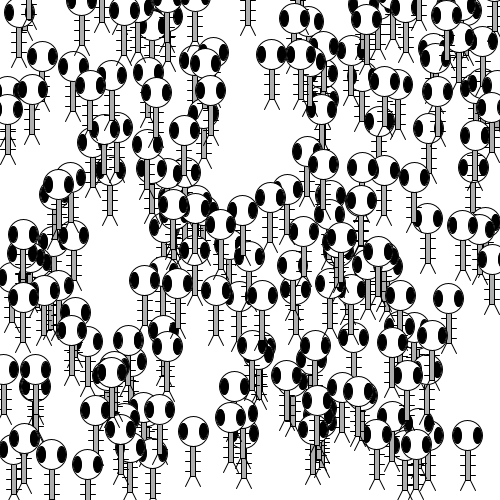
Frame 1 (no input)
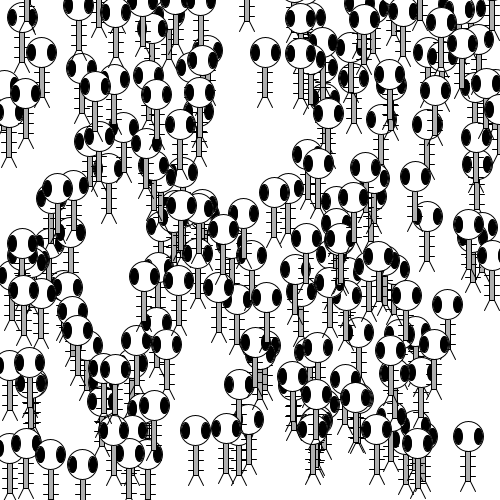
Frame 60 (the mouse pressed at the canvas centre just before this capture)
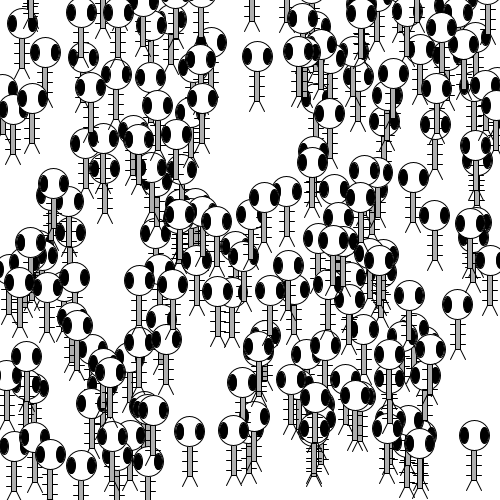
Frame 120 (the mouse held since frame 60 and released just before this capture)

The Processing sketch that drew these frames (run headless with seeded random() and noise(); from frame 60 on, the mouse is pressed at the canvas centre):

// Processing sketch: processing_104302
// ── processing_104302.pde

Zoog [] zoogies = new Zoog[200];

void setup() {
 size(500, 500);
 smooth();
 for (int i = 0; i < zoogies.length; i ++) {
  zoogies[i] = new Zoog(random(width), random(height), 30, 30, 8);
 } 
}

void draw() {
 background(255);
 for (int i = 0; i < zoogies.length; i++) {
  zoogies[i].display();
  zoogies[i].jiggle();
 } 
}

class Zoog {
 float x, y, w, h, eyeSize;

 Zoog(float tempX, float tempY, float tempW, float tempH, float tempEyeSize) {
  x = tempX;
  y = tempY;
  w = tempW;
  h = tempH;
  eyeSize = tempEyeSize;
 } 


void jiggle() {
 x = x + random(-1, 1); 
 y = y + random(-1, 1); 
 
 x = constrain(x,0,width); 
 y = constrain(y,0,height);
}

void display() {
// Set ellipses and rects to CENTER mode 
ellipseMode(CENTER);
rectMode(CENTER);
for (float i = y-h/3; i < y + h/2; i+=10) {
stroke(0); 
line(x-w/4, i, x+w/4,i);
}


stroke(0); 
fill(175);
rect(x,y,w/6,h);

stroke(0); 
fill(255);
ellipse(x,y-h,w,h);

// Draw Zoog's eyes 
fill(0); 
ellipse(x-w/3,y-h,eyeSize,eyeSize*2);
ellipse(x+w/3,y-h,eyeSize,eyeSize*2);

// Draw Zoog's legs
stroke(0); 
line(x-w/12,y+h/2,x-w/4,y+h/2+10); 
line(x+w/12,y+h/2,x+w/4,y+h/2+10);
  }
}
